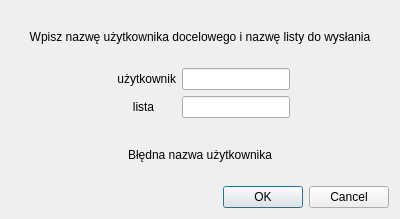
<?xml version="1.0" encoding="UTF-8"?>
<ui version="4.0">
 <class>sendToUser</class>
 <widget class="QDialog" name="sendToUser">
  <property name="geometry">
   <rect>
    <x>0</x>
    <y>0</y>
    <width>400</width>
    <height>219</height>
   </rect>
  </property>
  <property name="sizePolicy">
   <sizepolicy hsizetype="Fixed" vsizetype="Fixed">
    <horstretch>0</horstretch>
    <verstretch>0</verstretch>
   </sizepolicy>
  </property>
  <property name="windowTitle">
   <string>Terminator Wyślij do</string>
  </property>
  <property name="windowIcon">
   <iconset resource="../../resources/Terminator_client.qrc">
    <normaloff>:/Terminator_client/img/logo.ico</normaloff>:/Terminator_client/img/logo.ico</iconset>
  </property>
  <layout class="QVBoxLayout" name="verticalLayout">
   <item>
    <widget class="QLabel" name="label_topic">
     <property name="text">
      <string>Wpisz nazwę użytkownika docelowego i nazwę listy do wysłania</string>
     </property>
     <property name="alignment">
      <set>Qt::AlignCenter</set>
     </property>
    </widget>
   </item>
   <item>
    <layout class="QHBoxLayout" name="horizontalLayout">
     <item>
      <spacer name="horizontalSpacer">
       <property name="orientation">
        <enum>Qt::Horizontal</enum>
       </property>
       <property name="sizeHint" stdset="0">
        <size>
         <width>40</width>
         <height>20</height>
        </size>
       </property>
      </spacer>
     </item>
     <item>
      <widget class="QLabel" name="label_username">
       <property name="minimumSize">
        <size>
         <width>65</width>
         <height>22</height>
        </size>
       </property>
       <property name="maximumSize">
        <size>
         <width>65</width>
         <height>22</height>
        </size>
       </property>
       <property name="text">
        <string>użytkownik</string>
       </property>
       <property name="alignment">
        <set>Qt::AlignRight|Qt::AlignTrailing|Qt::AlignVCenter</set>
       </property>
      </widget>
     </item>
     <item>
      <widget class="QLineEdit" name="lineEdit_username">
       <property name="maximumSize">
        <size>
         <width>135</width>
         <height>22</height>
        </size>
       </property>
      </widget>
     </item>
     <item>
      <spacer name="horizontalSpacer_3">
       <property name="orientation">
        <enum>Qt::Horizontal</enum>
       </property>
       <property name="sizeHint" stdset="0">
        <size>
         <width>40</width>
         <height>20</height>
        </size>
       </property>
      </spacer>
     </item>
    </layout>
   </item>
   <item>
    <layout class="QHBoxLayout" name="horizontalLayout_2">
     <item>
      <spacer name="horizontalSpacer_2">
       <property name="orientation">
        <enum>Qt::Horizontal</enum>
       </property>
       <property name="sizeHint" stdset="0">
        <size>
         <width>40</width>
         <height>20</height>
        </size>
       </property>
      </spacer>
     </item>
     <item>
      <widget class="QLabel" name="label_list">
       <property name="minimumSize">
        <size>
         <width>65</width>
         <height>22</height>
        </size>
       </property>
       <property name="maximumSize">
        <size>
         <width>65</width>
         <height>22</height>
        </size>
       </property>
       <property name="text">
        <string>lista</string>
       </property>
       <property name="alignment">
        <set>Qt::AlignCenter</set>
       </property>
      </widget>
     </item>
     <item>
      <widget class="QLineEdit" name="lineEdit_list">
       <property name="maximumSize">
        <size>
         <width>135</width>
         <height>22</height>
        </size>
       </property>
      </widget>
     </item>
     <item>
      <spacer name="horizontalSpacer_4">
       <property name="orientation">
        <enum>Qt::Horizontal</enum>
       </property>
       <property name="sizeHint" stdset="0">
        <size>
         <width>40</width>
         <height>20</height>
        </size>
       </property>
      </spacer>
     </item>
    </layout>
   </item>
   <item>
    <spacer name="verticalSpacer">
     <property name="orientation">
      <enum>Qt::Vertical</enum>
     </property>
     <property name="sizeType">
      <enum>QSizePolicy::Fixed</enum>
     </property>
     <property name="sizeHint" stdset="0">
      <size>
       <width>20</width>
       <height>5</height>
      </size>
     </property>
    </spacer>
   </item>
   <item>
    <widget class="QLabel" name="label_errorMessage">
     <property name="text">
      <string>Błędna nazwa użytkownika</string>
     </property>
     <property name="alignment">
      <set>Qt::AlignCenter</set>
     </property>
    </widget>
   </item>
   <item>
    <widget class="QDialogButtonBox" name="buttonBox">
     <property name="orientation">
      <enum>Qt::Horizontal</enum>
     </property>
     <property name="standardButtons">
      <set>QDialogButtonBox::Cancel|QDialogButtonBox::Ok</set>
     </property>
    </widget>
   </item>
  </layout>
 </widget>
 <resources>
  <include location="../../resources/Terminator_client.qrc"/>
 </resources>
 <connections>
  <connection>
   <sender>buttonBox</sender>
   <signal>accepted()</signal>
   <receiver>sendToUser</receiver>
   <slot>accept()</slot>
   <hints>
    <hint type="sourcelabel">
     <x>248</x>
     <y>254</y>
    </hint>
    <hint type="destinationlabel">
     <x>157</x>
     <y>274</y>
    </hint>
   </hints>
  </connection>
  <connection>
   <sender>buttonBox</sender>
   <signal>rejected()</signal>
   <receiver>sendToUser</receiver>
   <slot>reject()</slot>
   <hints>
    <hint type="sourcelabel">
     <x>316</x>
     <y>260</y>
    </hint>
    <hint type="destinationlabel">
     <x>286</x>
     <y>274</y>
    </hint>
   </hints>
  </connection>
 </connections>
</ui>
